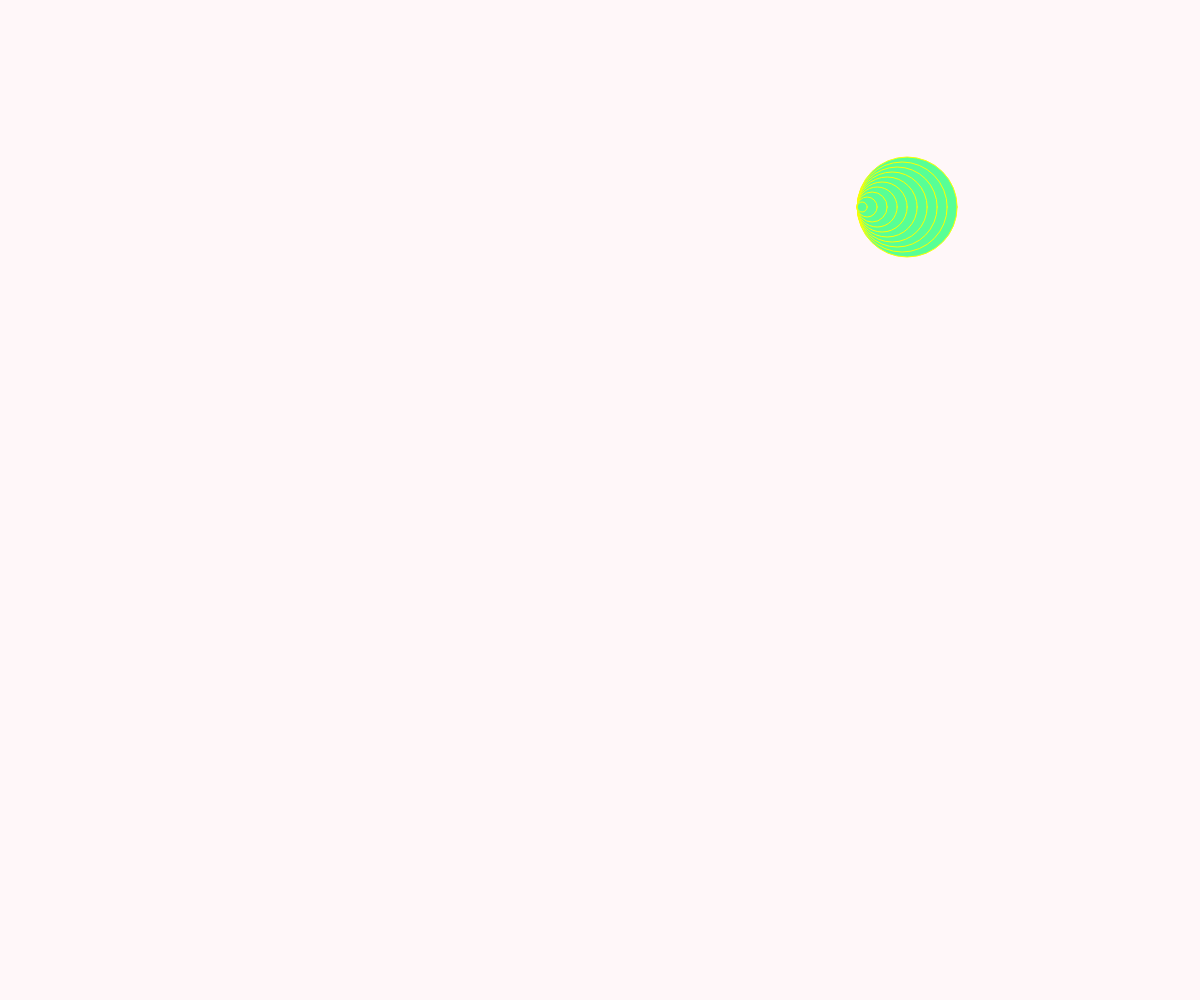
Frame 1 (no input)
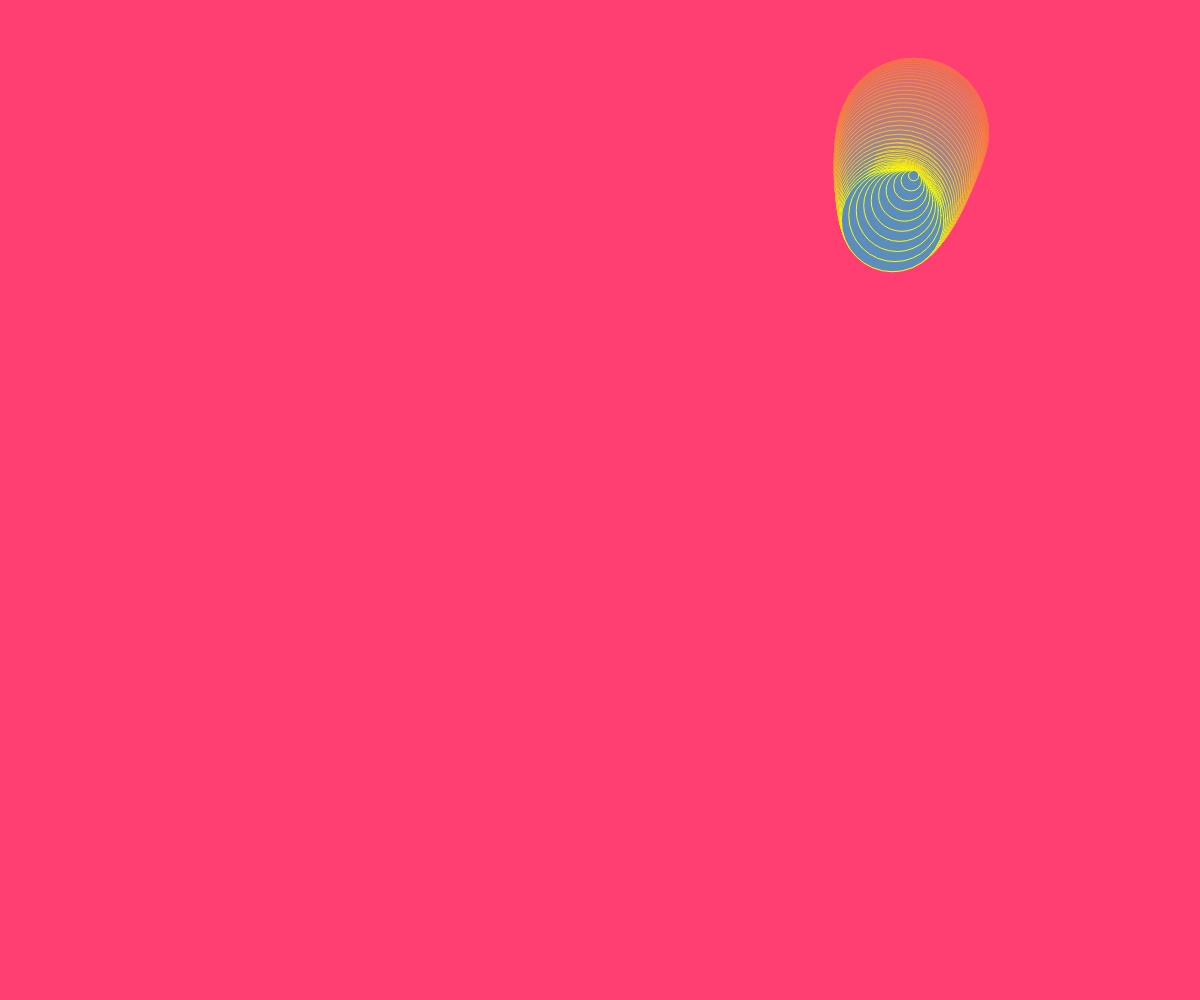
Frame 60 (no input)
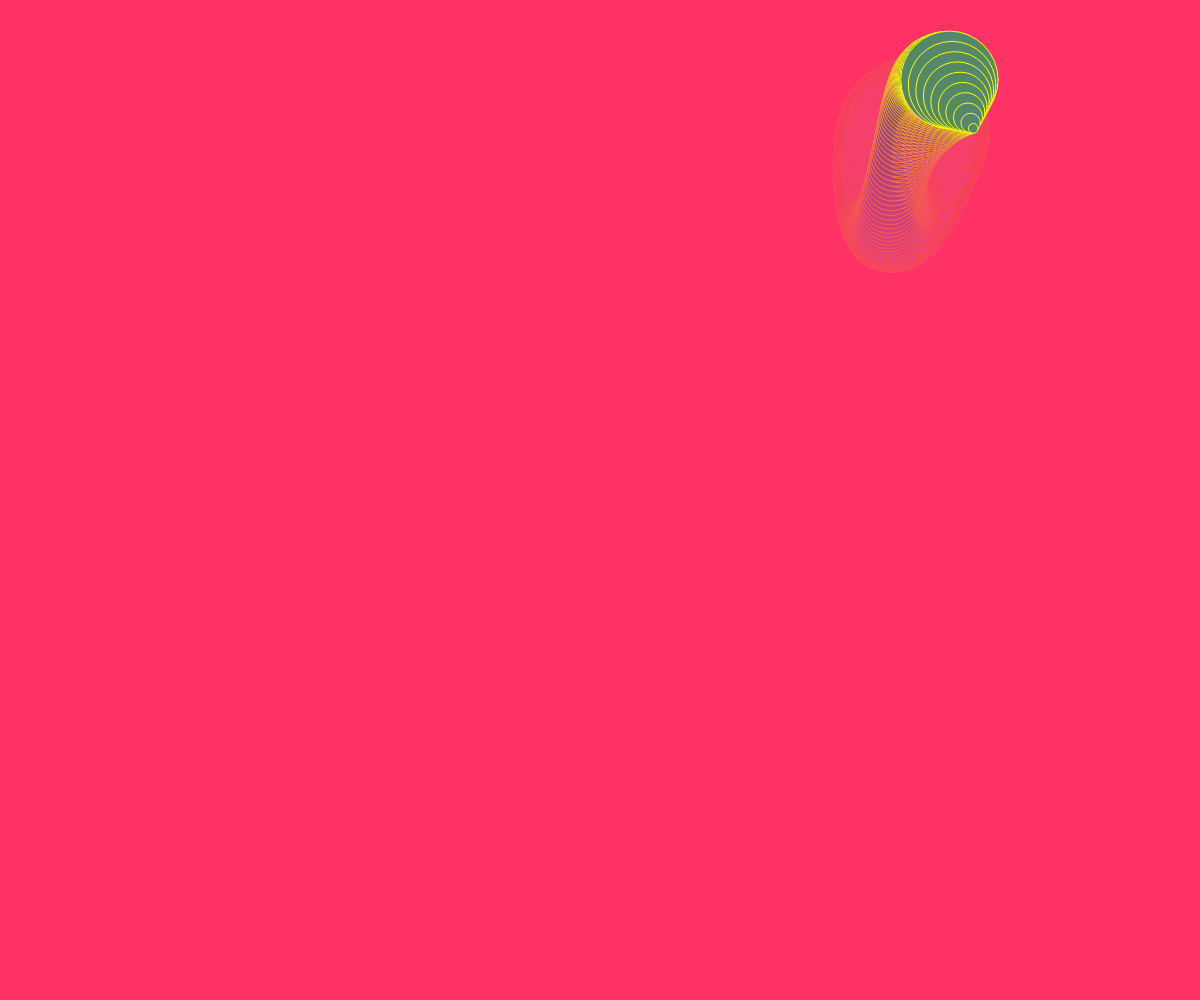
Frame 120 (the mouse pressed at the canvas centre since frame 60)

The p5.js sketch that drew these frames (run headless with seeded random() and noise() and a simulated clock; from frame 60 on, the mouse is pressed at the canvas centre):

// p5.js sketch
// ── sketch.js
let x, y, rad, xDir, yDir;
let r,g,b;
let angle1, angle2, angle3;

function setup() {
  // Create a canvas that fills the entire browser window
  createCanvas(windowWidth, windowHeight);
  angleMode(DEGREES);
  
  r = 100;
  g = 200;
  b = 100;
  
  x = random(width);
  y = random(height);
  
  rad = 10;
  
  xDir = random(-1, 1);
  yDir = random(-1, 1);
  
  angle1 = 0;
  angle2 = 90;
  angle3 = 180;
}

function draw() {
  background(255, 60, 100, 10);
  
  rad = mapSinAngle(5,15,angle1);
  
  r = mapSinAngle(20, 155, angle1);
  g = mapSinAngle(100, 255,angle2);
  b = mapSinAngle(100, 200, angle3);

  display(r,g,b,10);
  update(2);
  bounds();
  
  angle1 += 3;
  angle2 += 2;
  angle3 += 4;

}

///////////////MY FUNCTIONS/////////////////////////
function display(cR, cG, cB, numShapes){
  // I draw my shape//

for(i = numShapes; i > 0; i--)
  {
    let offSetX = mapSinAngle(-5, 5, angle2);
    let offSetY = mapSinAngle(-6, 6, angle3);
    fill(cR, cG, cB);
    stroke('yellow');
    circle(x+offSetX*i,y+offSetY*i,rad*i);
  }

}
function update(speed){
///here is where I set movement to my shape
///here is where I update my variables

x += xDir*speed;
y += yDir*speed;
}
function bounds(){
  ///here is where I keep my shape inside the canvas

if((x > width)||(x < 0))
  {
    xDir = -xDir;
  }
if((y > height)||(y < 0))
  {
    yDir *= -1;
  }
  
}
function mapSinAngle(newA, newB, myAngle){
  ///this is a return function where I map the Sin values to custom values, with a custom angle

let myMap;

myMap = map(sin(myAngle), -1, 1, newA, newB);

return myMap;
}
